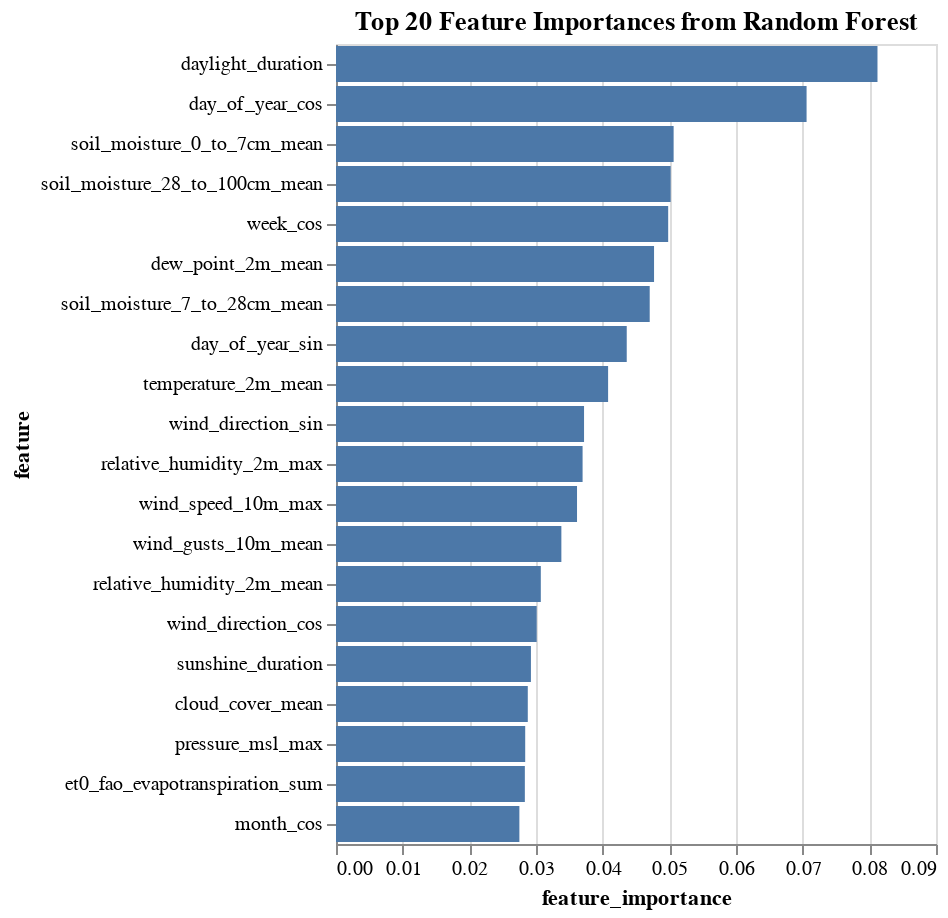

This figure's notebook cell:
### Code cell
# Sort and select top 20 features
top20_feat_imp_df = feat_imp_rf_df.sort_values('feature_importance', ascending=False).head(20)

# Plot top 20 features with title
chart = alt.Chart(top20_feat_imp_df).mark_bar().encode(
    x='feature_importance',
    y=alt.Y('feature', sort='-x'),
    tooltip=['feature', 'feature_importance']
).properties(
    title='Top 20 Feature Importances from Random Forest'
)

chart

### Figure 1 — Vega-Lite specification as saved in the notebook (floating-point values rounded to 4 significant figures)
{"config": {"view": {"continuousWidth": 300, "continuousHeight": 300}}, "data": {"name": "data-1762b9800e2a85dfe6a3f4314c2e68a1"}, "mark": {"type": "bar"}, "encoding": {"tooltip": [{"field": "feature", "type": "nominal"}, {"field": "feature_importance", "type": "quantitative"}], "x": {"field": "feature_importance", "type": "quantitative"}, "y": {"field": "feature", "sort": "-x", "type": "nominal"}}, "title": "Top 20 Feature Importances from Random Forest", "$schema": "https://vega.github.io/schema/vega-lite/v5.20.1.json", "datasets": {"data-1762b9800e2a85dfe6a3f4314c2e68a1": [{"feature": "daylight_duration", "feature_importance": 0.08122}, {"feature": "day_of_year_cos", "feature_importance": 0.07059}, {"feature": "soil_moisture_0_to_7cm_mean", "feature_importance": 0.05064}, {"feature": "soil_moisture_28_to_100cm_mean", "feature_importance": 0.0502}, {"feature": "week_cos", "feature_importance": 0.04983}, {"feature": "dew_point_2m_mean", "feature_importance": 0.04771}, {"feature": "soil_moisture_7_to_28cm_mean", "feature_importance": 0.04706}, {"feature": "day_of_year_sin", "feature_importance": 0.04361}, {"feature": "temperature_2m_mean", "feature_importance": 0.04082}, {"feature": "wind_direction_sin", "feature_importance": 0.03721}, {"feature": "relative_humidity_2m_max", "feature_importance": 0.03699}, {"feature": "wind_speed_10m_max", "feature_importance": 0.03615}, {"feature": "wind_gusts_10m_mean", "feature_importance": 0.03381}, {"feature": "relative_humidity_2m_mean", "feature_importance": 0.03072}, {"feature": "wind_direction_cos", "feature_importance": 0.0301}, {"feature": "sunshine_duration", "feature_importance": 0.02924}, {"feature": "cloud_cover_mean", "feature_importance": 0.02877}, {"feature": "pressure_msl_max", "feature_importance": 0.02838}, {"feature": "et0_fao_evapotranspiration_sum", "feature_importance": 0.02833}, {"feature": "month_cos", "feature_importance": 0.02751}]}}
